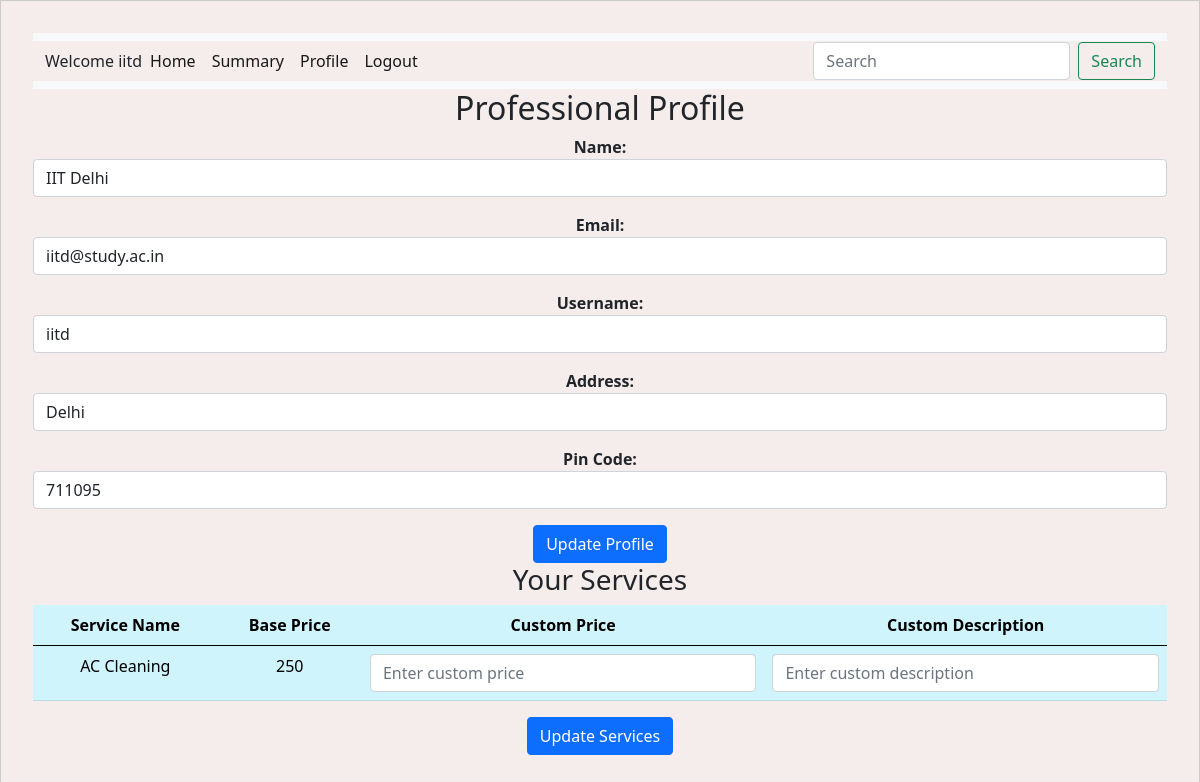
Page /professional/profile (signed in) on the earlier database version.
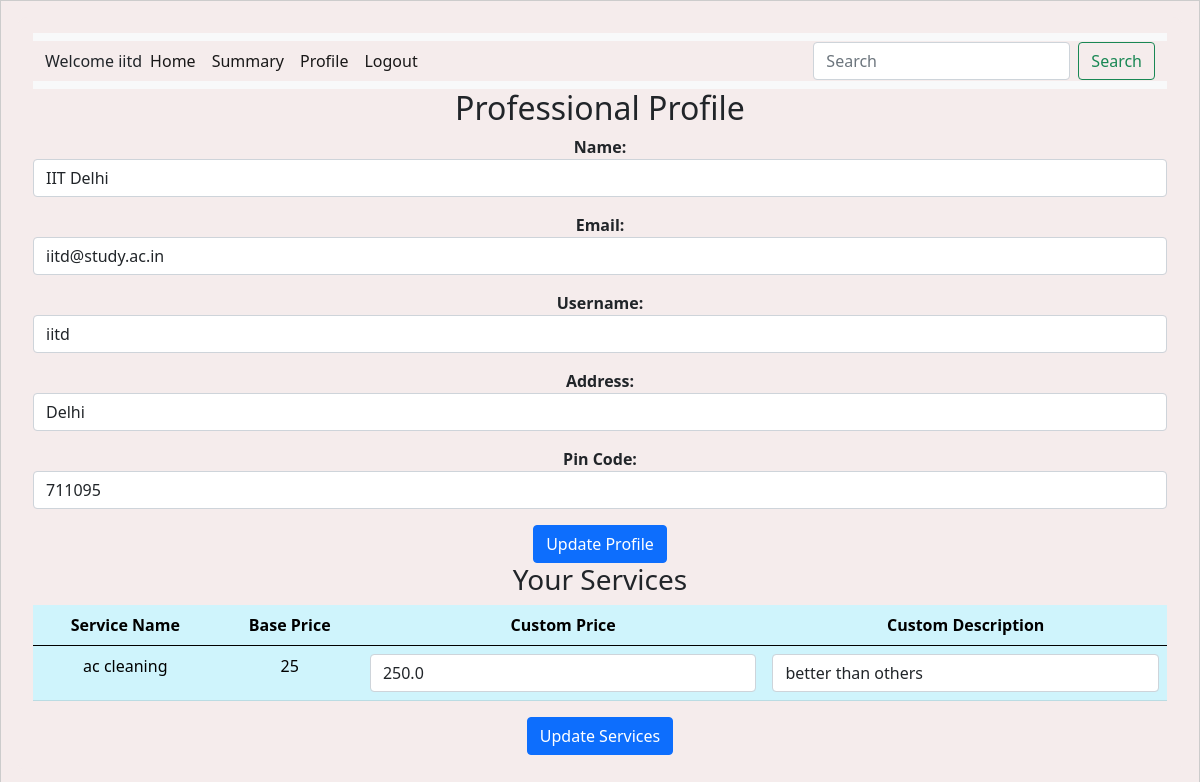
Same page on the later database version.
### backend/models.py (models this page shows)
class ProfessionalService(db.Model):
    __tablename__ = "professional_service"
    id = db.Column(db.Integer, primary_key=True, autoincrement=True)
    professional_id = db.Column(
        db.Integer, db.ForeignKey("service_professional.id"), nullable=False
    )
    service_id = db.Column(db.Integer, db.ForeignKey("service.id"), nullable=False)
    custom_price = db.Column(db.Float, nullable=True)
    custom_description = db.Column(db.String, nullable=True)
    additional_info = db.Column(db.String, nullable=True)
    professional = db.relationship(
        "Service_Professional", back_populates="custom_services"
    )
    service = db.relationship("Service", back_populates="professional_services")

class Service(db.Model):
    __tablename__ = "service"
    id = db.Column(db.Integer, primary_key=True, autoincrement=True)
    name = db.Column(db.String, nullable=False)
    base_price = db.Column(
        db.Integer, nullable=False
    )  # Changed 'price' to 'base_price'
    time_required = db.Column(db.Integer, nullable=True)
    description = db.Column(db.String, nullable=False)
    professional_services = db.relationship(
        "ProfessionalService", back_populates="service"
    )

### backend/controller.py (the view)
@app.route("/professional/profile", methods=["GET"])
def professional_profile():
    professional = Service_Professional.query.filter_by(
        id=session["professional_id"]
    ).first()
    if not professional:
        flash("Professional not found", "danger")
        return redirect(url_for("home"))
    professional_services = ProfessionalService.query.filter_by(
        professional_id=professional.id
    ).all()
    return render_template(
        "professional_profile.html",
        professional=professional,
        professional_services=professional_services,
    )

### templates/professional_profile.html (shortened to what the changed rows need)
<!DOCTYPE html>
<html lang="en">
<head>
    <link rel="stylesheet" href="/static/style.css" />
    <link href="https://cdn.jsdelivr.net/npm/bootstrap@5.0.2/dist/css/bootstrap.min.css" rel="stylesheet"
 />
</head>
<body>
    <div id="container">
        <div id="panel">
            <h2>Professional Profile</h2>
            <form method="POST" action="{{ url_for('update_professional_services') }}">
                <table class="table table-info table-hover">
                    <thead>
                        <tr>
                            <th>Service Name</th>
                            <th>Base Price</th>
                            <th>Custom Price</th>
                            <th>Custom Description</th>
                        </tr>
                    </thead>
                    <tbody>
                        {% for service in professional_services %}
                        <tr>
                            <td>{{ service.service.name }}</td>
                            <td>{{ service.service.base_price }}</td>
                            <td>
                                <input type="text" class="form-control" name="custom_price_{{ service.service_id }}"
                                    value="{{ service.custom_price or '' }}" placeholder="Enter custom price" />
                            </td>
                            <td>
                                <input type="text" class="form-control"
                                    name="custom_description_{{ service.service_id }}"
                                    value="{{ service.custom_description or '' }}"
                                    placeholder="Enter custom description" />
                            </td>
                        </tr>
                        {% endfor %}
                    </tbody>
                </table>
            </form>
        </div>
    </div>
</body>
</html>

Differences in the rows shown:
changed ProfessionalService: service.name "AC Cleaning" → "ac cleaning"; service.base_price "250" → "25"; custom_price (not shown) → "250.0"; custom_description (not shown) → "better than others"
